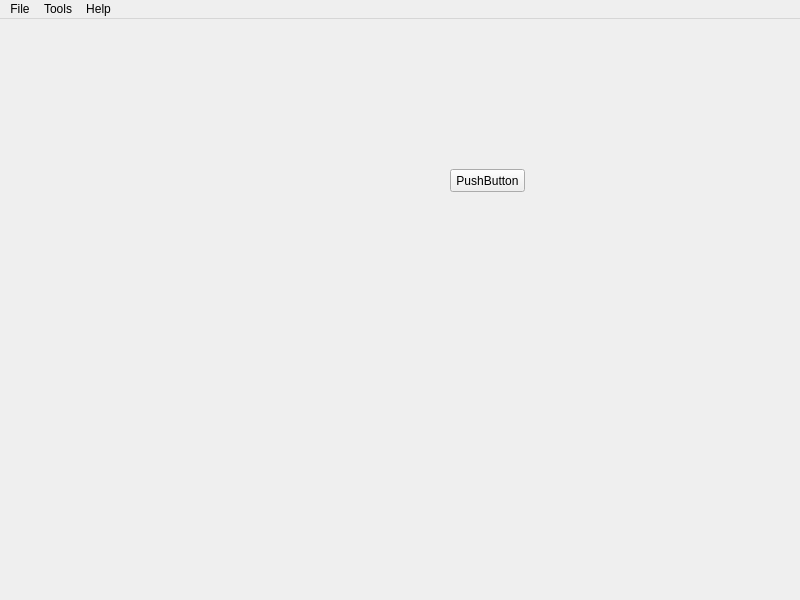
<?xml version="1.0" encoding="UTF-8"?>
<ui version="4.0">
 <class>MainWindow</class>
 <widget class="QMainWindow" name="MainWindow">
  <property name="geometry">
   <rect>
    <x>0</x>
    <y>0</y>
    <width>800</width>
    <height>600</height>
   </rect>
  </property>
  <property name="windowTitle">
   <string>MainWindow</string>
  </property>
  <property name="windowIcon">
   <iconset resource="../pyqtguitest.qrc">
    <normaloff>:/Icons/pics/pyqt.png</normaloff>:/Icons/pics/pyqt.png</iconset>
  </property>
  <widget class="QWidget" name="centralWidget">
   <widget class="QPushButton" name="pushButton">
    <property name="geometry">
     <rect>
      <x>450</x>
      <y>150</y>
      <width>75</width>
      <height>23</height>
     </rect>
    </property>
    <property name="text">
     <string>PushButton</string>
    </property>
   </widget>
  </widget>
  <widget class="QMenuBar" name="menuBar">
   <property name="geometry">
    <rect>
     <x>0</x>
     <y>0</y>
     <width>800</width>
     <height>26</height>
    </rect>
   </property>
   <widget class="QMenu" name="menuFile">
    <property name="title">
     <string>File</string>
    </property>
    <addaction name="actionQuit"/>
   </widget>
   <widget class="QMenu" name="menuTools">
    <property name="title">
     <string>Tools</string>
    </property>
    <addaction name="actionSettings"/>
   </widget>
   <widget class="QMenu" name="menuHelp">
    <property name="title">
     <string>Help</string>
    </property>
    <addaction name="actionAbout"/>
   </widget>
   <addaction name="menuFile"/>
   <addaction name="menuTools"/>
   <addaction name="menuHelp"/>
  </widget>
  <action name="actionQuit">
   <property name="text">
    <string>Quit</string>
   </property>
  </action>
  <action name="actionSettings">
   <property name="text">
    <string>Settings...</string>
   </property>
  </action>
  <action name="actionAbout">
   <property name="text">
    <string>About...</string>
   </property>
  </action>
 </widget>
 <resources>
  <include location="../pyqtguitest.qrc"/>
 </resources>
 <connections/>
</ui>
